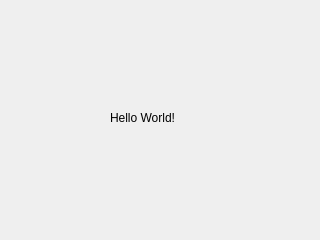
<?xml version="1.0" encoding="UTF-8"?>
<ui version="4.0">
 <class>MainWindow</class>
 <widget class="QMainWindow" name="MainWindow">
  <property name="geometry">
   <rect>
    <x>0</x>
    <y>0</y>
    <width>320</width>
    <height>240</height>
   </rect>
  </property>
  <property name="windowTitle">
   <string>MainWindow</string>
  </property>
  <widget class="QWidget" name="centralwidget">
   <widget class="QLabel" name="label">
    <property name="geometry">
     <rect>
      <x>110</x>
      <y>110</y>
      <width>81</width>
      <height>16</height>
     </rect>
    </property>
    <property name="text">
     <string>Hello World!</string>
    </property>
   </widget>
  </widget>
 </widget>
 <resources/>
 <connections/>
</ui>
